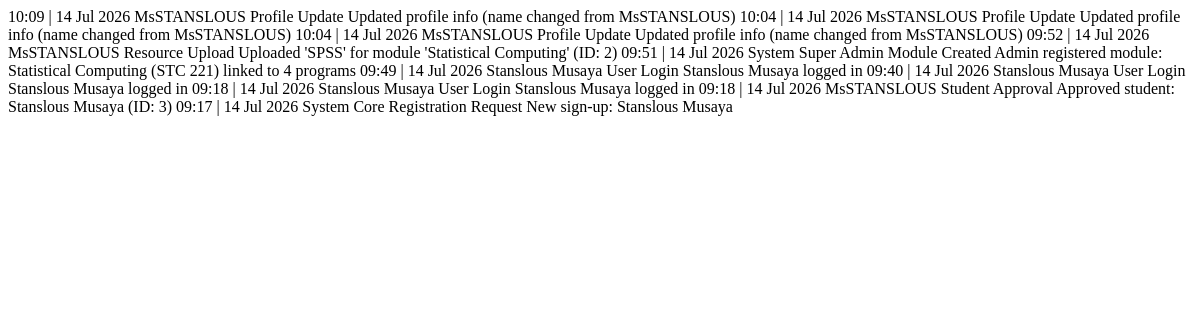
Page /admin/table/logs (signed in) on the earlier database version.
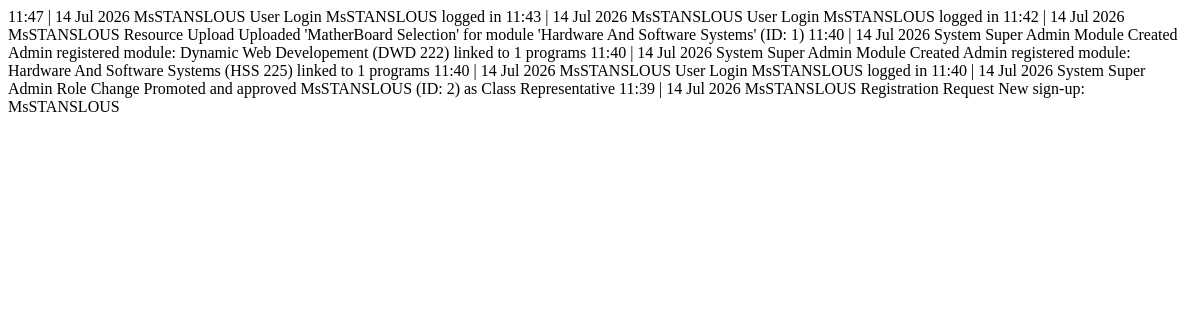
Same page on the later database version.
### app/models.py (models this page shows)
class Log(db.Model):
    id = db.Column(db.Integer, primary_key=True)
    user_id = db.Column(db.Integer, db.ForeignKey('user.id'), nullable=True)
    action = db.Column(db.String(100), nullable=False)
    details = db.Column(db.String(255), nullable=True)
    created_at = db.Column(db.DateTime, default=datetime.utcnow)
    user = db.relationship('User', backref='logs')

class User(db.Model, UserMixin):
    id = db.Column(db.Integer, primary_key=True)
    full_name = db.Column(db.String(100), nullable=False)
    email = db.Column(db.String(120), unique=True, nullable=False)
    password_hash = db.Column(db.String(128), nullable=False)
    campus = db.Column(db.String(50), nullable=False)
    student_id = db.Column(db.String(20), nullable=True)
    phone_number = db.Column(db.String(15), nullable=True)
    year = db.Column(db.Integer, default=1)
    semester = db.Column(db.Integer, default=1)
    program_id = db.Column(db.Integer, db.ForeignKey('program.id'), nullable=False)
    is_approved = db.Column(db.Boolean, default=False)
    is_class_rep = db.Column(db.Boolean, default=False)
    is_admin = db.Column(db.Boolean, default=False)
    created_at = db.Column(db.DateTime, default=datetime.utcnow)
    theme_preference = db.Column(db.String(20), default='light')  # 'light' or 'dark'
    language_preference = db.Column(db.String(10), default='en')  # 'en' for now
    is_active = db.Column(db.Boolean, default=True)  # soft delete flag

### app/core/routes.py (the view, shortened to what this page needs)
@core.route('/admin/table/logs')
@login_required
def admin_logs_table():
    if not current_user.is_admin:
        abort(403)
    page = request.args.get('page', 1, type=int)
    per_page = 10
    action_filter = request.args.get('action')
    user_search = request.args.get('user_search', '').strip()
    log_query = Log.query
    if action_filter:
        log_query = log_query.filter(Log.action == action_filter)
    paginated = paginate_query(log_query.order_by(Log.created_at.desc()), page, per_page)
    return render_template('core/admin/_logs_table_body.html',
                           logs=paginated['items'],
                           page=paginated['page'],
                           pages=paginated['pages'])

### app/__init__.py (called while the page is built)
@login_manager.user_loader
def load_user(user_id):
    return User.query.get(int(user_id))

### app/core/routes.py (called while the page is built)
def paginate_query(query, page=1, per_page=10):
    total = query.count()
    items = query.offset((page - 1) * per_page).limit(per_page).all()
    return {
        'items': items,
        'total': total,
        'page': page,
        'per_page': per_page,
        'pages': (total + per_page - 1) // per_page if total > 0 else 1
    }

### app/templates/core/admin/_logs_table_body.html (shortened to what this page needs)
{% for log in logs %}
<tr class="hover:bg-[#faf8f5] transition-colors border-b border-[#f0ebe3]">
    <td class="px-4 py-3 text-sm text-[#b5aaa0] font-mono whitespace-nowrap">
        {{ log.created_at.strftime('%H:%M | %d %b %Y') }}
    </td>
    <td class="px-4 py-3 text-sm font-bold text-[#5a5248] whitespace-nowrap">
        {{ log.user.full_name if log.user else 'System Core' }}
    </td>
    <td class="px-4 py-3 text-sm text-[#1a1a1a]">
        <span class="font-bold bg-[#f5f2ec] border border-[#ede8e0] px-2 py-0.5 rounded mr-1">{{ log.action }}</span>
        {{ log.details }}
    </td>
</tr>
{% endfor %}

Differences in the rows shown:
removed Log: created_at "10:09 | 14 Jul 2026", user "MsSTANSLOUS", action "Profile Update", details "Updated profile info (name changed from MsSTANSLOUS)"
removed Log: created_at "10:04 | 14 Jul 2026", user "MsSTANSLOUS", action "Profile Update", details "Updated profile info (name changed from MsSTANSLOUS)"
removed Log: created_at "10:04 | 14 Jul 2026", user "MsSTANSLOUS", action "Profile Update", details "Updated profile info (name changed from MsSTANSLOUS)"
removed Log: created_at "09:52 | 14 Jul 2026", user "MsSTANSLOUS", action "Resource Upload", details "Uploaded 'SPSS' for module 'Statistical Computing' (ID: 2)"
removed Log: created_at "09:51 | 14 Jul 2026", user "System Super Admin", action "Module Created", details "Admin registered module: Statistical Computing (STC 221) linked to 4 programs"
removed Log: created_at "09:49 | 14 Jul 2026", user "Stanslous Musaya", action "User Login", details "Stanslous Musaya logged in"
removed Log: created_at "09:40 | 14 Jul 2026", user "Stanslous Musaya", action "User Login", details "Stanslous Musaya logged in"
removed Log: created_at "09:18 | 14 Jul 2026", user "Stanslous Musaya", action "User Login", details "Stanslous Musaya logged in"
removed Log: created_at "09:18 | 14 Jul 2026", user "MsSTANSLOUS", action "Student Approval", details "Approved student: Stanslous Musaya (ID: 3)"
removed Log: created_at "09:17 | 14 Jul 2026", user "System Core", action "Registration Request", details "New sign-up: Stanslous Musaya"
now on this page (row edited): Log: created_at "11:47 | 14 Jul 2026", user "MsSTANSLOUS", action "User Login", details "MsSTANSLOUS logged in"
now on this page (row edited): Log: created_at "11:43 | 14 Jul 2026", user "MsSTANSLOUS", action "User Login", details "MsSTANSLOUS logged in"
now on this page (row edited): Log: created_at "11:42 | 14 Jul 2026", user "MsSTANSLOUS", action "Resource Upload", details "Uploaded 'MatherBoard Selection' for module 'Hardware And Software Systems' (ID: 1)"
now on this page (row edited): Log: created_at "11:40 | 14 Jul 2026", user "System Super Admin", action "Module Created", details "Admin registered module: Dynamic Web Developement (DWD 222) linked to 1 programs"
now on this page (row edited): Log: created_at "11:40 | 14 Jul 2026", user "System Super Admin", action "Module Created", details "Admin registered module: Hardware And Software Systems (HSS 225) linked to 1 programs"
now on this page (row edited): Log: created_at "11:40 | 14 Jul 2026", user "MsSTANSLOUS", action "User Login", details "MsSTANSLOUS logged in"
now on this page (row edited): Log: created_at "11:40 | 14 Jul 2026", user "System Super Admin", action "Role Change", details "Promoted and approved MsSTANSLOUS (ID: 2) as Class Representative"
now on this page (row edited): Log: created_at "11:39 | 14 Jul 2026", user "MsSTANSLOUS", action "Registration Request", details "New sign-up: MsSTANSLOUS"
